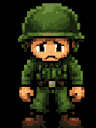

Tiled map render using the project's own tile images. Description and the whole map definition, tile-layer contents included, below:
An orthogonal 6x8 tile map with 16x16 px tiles, 1 tile layer (Artwork).

<map version="1.10" orientation="orthogonal" renderorder="right-down" width="6" height="8" tilewidth="16" tileheight="16" infinite="0" nextlayerid="2" nextobjectid="1">
 <tileset firstgid="103" source="soldier_tiles.tsx" />
 <layer id="1" name="Artwork" width="6" height="8">
  <data encoding="csv">
115,116,117,118,119,120,
133,134,135,136,137,138,
151,152,153,154,155,156,
169,170,171,172,173,174,
187,188,189,190,191,192,
205,206,207,208,209,210,
223,224,225,226,227,228,
241,242,243,244,245,246
</data>
 </layer>
</map>
